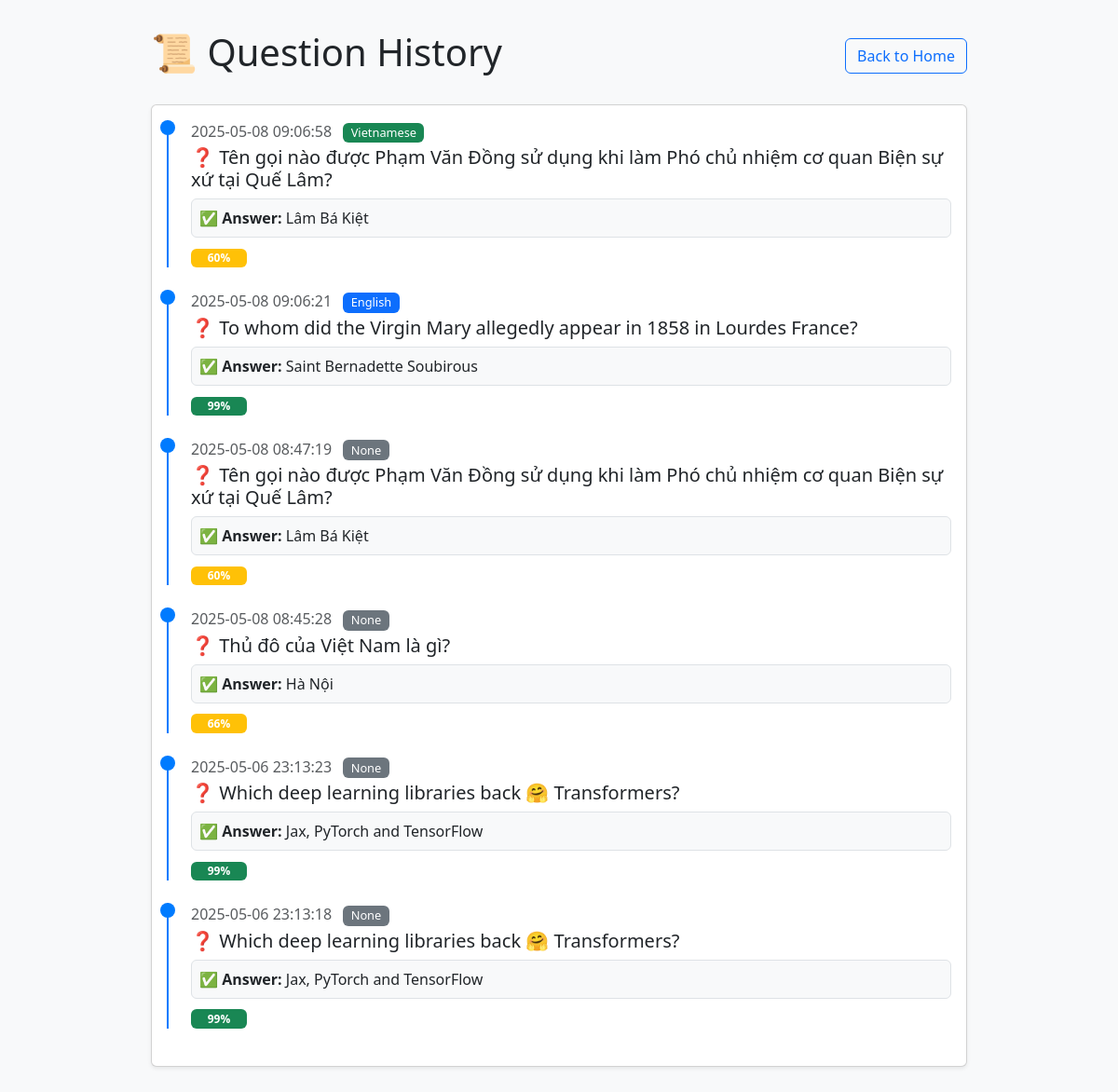
Before: /history with the older database file.
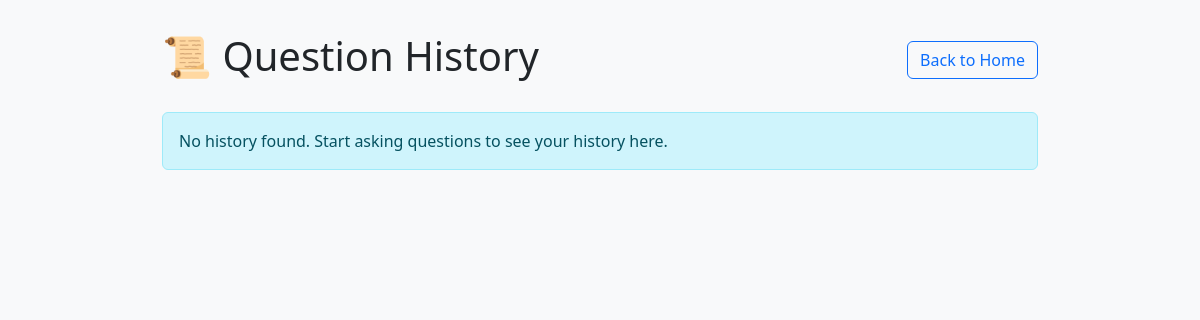
After: the same page with the newer database file.
### tables this page shows
CREATE TABLE history (
                id INTEGER PRIMARY KEY AUTOINCREMENT,
                timestamp TEXT,
                language TEXT,
                question TEXT,
                context TEXT,
                answer TEXT,
                score REAL
            );

### app.py (the view)
@app.route('/history')
def history():
    conn = get_db_connection()
    rows = conn.execute('SELECT timestamp, language, question, answer, score FROM history ORDER BY id DESC LIMIT 10').fetchall()
    conn.close()
    return render_template('history.html', history=rows)

### app.py (called while the page is built)
def get_db_connection():
    conn = sqlite3.connect("qa_history.db")
    conn.row_factory = sqlite3.Row
    return conn

### templates/history.html (shortened to what this page needs)
<!DOCTYPE html>
<html lang="en">
<head>
    <link href="https://cdn.jsdelivr.net/npm/bootstrap@5.3.0/dist/css/bootstrap.min.css" rel="stylesheet">
</head>
<body>
    <div class="container">
        <div class="d-flex justify-content-between align-items-center mb-4">
            <h1>📜 Question History</h1>
            <a href="/" class="btn btn-outline-primary">Back to Home</a>
        </div>
        {% if history %}
            <div class="card">
                <div class="card-body">
                    <div class="timeline">
                        {% for item in history %}
                            <div class="timeline-item">
                                <div class="mb-1">
                                    <span class="text-muted">{{ item['timestamp'] }}</span>
                                    {% if item['language'] == 'Tiếng Việt' %}
                                        <span class="badge bg-success ms-2 language-badge">Vietnamese</span>
                                    {% elif item['language'] == 'English' %}
                                        <span class="badge bg-primary ms-2 language-badge">English</span>
                                    {% else %}
                                        <span class="badge bg-secondary ms-2 language-badge">{{ item['language'] }}</span>
                                    {% endif %}
                                </div>
                                <h5 class="mb-2">❓ {{ item['question'] }}</h5>
                                <div class="p-2 bg-light border rounded mb-2">
                                    <strong>✅ Answer:</strong> {{ item['answer'] }}
                                </div>
                                {% set score_percentage = (item['score'] * 100) | int %}
                                {% if score_percentage > 70 %}
                                    <span class="badge bg-success score-pill">{{ score_percentage }}%</span>
                                {% elif score_percentage > 40 %}
                                    <span class="badge bg-warning score-pill">{{ score_percentage }}%</span>
                                {% else %}
                                    <span class="badge bg-danger score-pill">{{ score_percentage }}%</span>
                                {% endif %}
                            </div>
                        {% endfor %}
                    </div>
                </div>
            </div>
        {% else %}
            <div class="alert alert-info">
                No history found. Start asking questions to see your history here.
            </div>
        {% endif %}
    </div>
</body>
</html>

### templates/history.html (style rules this page uses)
body { padding-top: 2rem; padding-bottom: 2rem; background-color: #f8f9fa; }
.container { max-width: 900px; }

Changed rows visible on the page:
removed history: timestamp "2025-05-08 09:06:58", language "Vietnamese", question "Tên gọi nào được Phạm Văn Đồng sử dụng khi làm Phó chủ nhiệm cơ quan Biện sự xứ tại Quế Lâm?", answer "Lâm Bá Kiệt", score_percentage "60"
removed history: timestamp "2025-05-08 09:06:21", language "English", question "To whom did the Virgin Mary allegedly appear in 1858 in Lourdes France?", answer "Saint Bernadette Soubirous", score_percentage "99"
removed history: timestamp "2025-05-08 08:47:19", language "None", question "Tên gọi nào được Phạm Văn Đồng sử dụng khi làm Phó chủ nhiệm cơ quan Biện sự xứ tại Quế Lâm?", answer "Lâm Bá Kiệt", score_percentage "60"
removed history: timestamp "2025-05-08 08:45:28", language "None", question "Thủ đô của Việt Nam là gì?", answer "Hà Nội", score_percentage "66"
removed history: timestamp "2025-05-06 23:13:23", language "None", question "Which deep learning libraries back 🤗 Transformers?", answer "Jax, PyTorch and TensorFlow", score_percentage "99"
removed history: timestamp "2025-05-06 23:13:18", language "None", question "Which deep learning libraries back 🤗 Transformers?", answer "Jax, PyTorch and TensorFlow", score_percentage "99"
Other visible differences:
text now shown: "No history found. Start asking questions to see your history here."
